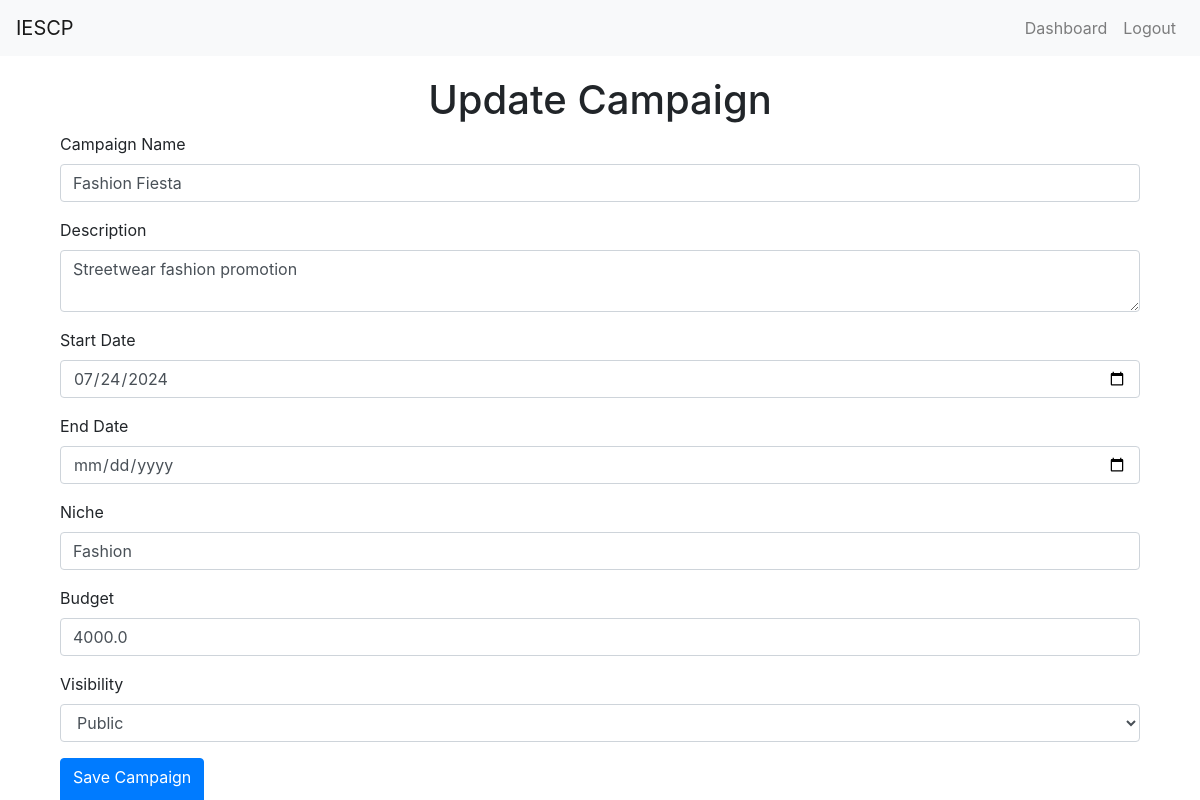
Page /campaign/4/update (signed in) on the earlier database version.
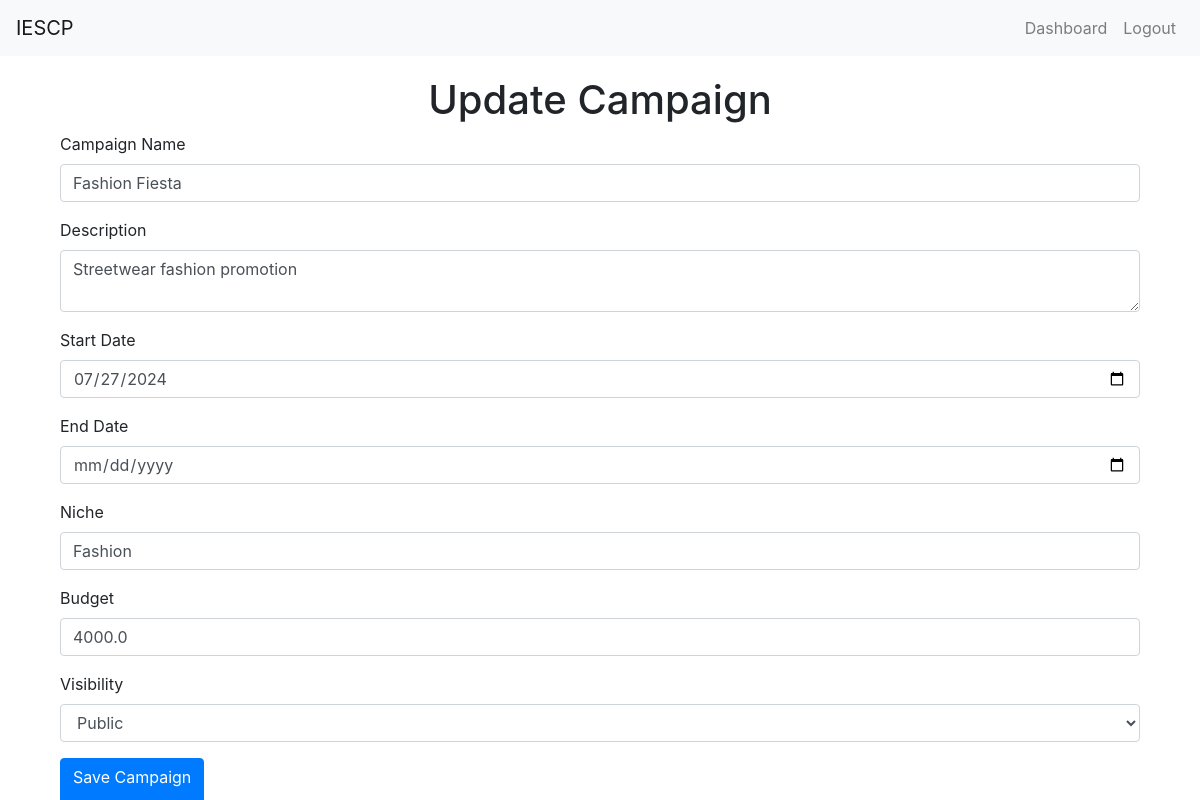
Same page on the later database version.
### app.py (models this page shows, shortened)
class Campaign(db.Model):
    id = db.Column(db.Integer, primary_key=True)
    name = db.Column(db.String(100), nullable=False)
    description = db.Column(db.String(200))
    start_date = db.Column(db.DateTime, default=db.func.current_timestamp())
    end_date = db.Column(db.DateTime)
    niche = db.Column(db.String(100))
    budget = db.Column(db.Float, nullable=False)
    owner_id = db.Column(db.Integer, db.ForeignKey('user.id'), nullable=False)
    visibility = db.Column(db.String(10))  # 'public' or 'private'
    flagged = db.Column(db.Boolean, default=False)
    ad_requests = db.relationship('AdRequest', backref='campaign', lazy=True)

### app.py (the view)
@app.route('/campaign/<int:campaign_id>/update', methods=['GET', 'POST'])
@login_required
def update_campaign(campaign_id):
    campaign = Campaign.query.get_or_404(campaign_id)
    if campaign.owner != current_user:
        flash('Access unauthorized!', 'danger')
        return redirect(url_for('index'))
    form = CampaignForm()
    if form.validate_on_submit():
        campaign.name = form.name.data
        campaign.description = form.description.data
        campaign.start_date = form.start_date.data
        campaign.end_date = form.end_date.data
        campaign.budget = form.budget.data
        campaign.niche = form.niche.data
        campaign.visibility = form.visibility.data
        db.session.commit()
        flash('Campaign updated successfully!', 'success')
        return redirect(url_for('sponsor_dashboard'))
    elif request.method == 'GET':
        form.name.data = campaign.name
        form.description.data = campaign.description
        form.start_date.data = campaign.start_date
        form.end_date.data = campaign.end_date
        form.budget.data = campaign.budget
        form.niche.data = campaign.niche
        form.visibility.data = campaign.visibility
    return render_template('create_campaign.html', form=form, legend='Update Campaign')

### app.py
class CampaignForm(FlaskForm):
    name = StringField('Campaign Name', validators=[DataRequired()])
    description = TextAreaField('Description', validators=[DataRequired()])
    start_date = DateField('Start Date', format='%Y-%m-%d', validators=[DataRequired()])
    end_date = DateField('End Date', format='%Y-%m-%d', validators=[DataRequired()])
    niche = StringField('Niche', validators=[DataRequired()])
    budget = FloatField('Budget', validators=[DataRequired()])  # Change from DecimalField to FloatField
    visibility = SelectField('Visibility', choices=[('public', 'Public'), ('private', 'Private')], validators=[DataRequired()])
    submit = SubmitField('Save Campaign')

### app.py (called while the page is built)
@login_manager.user_loader
def load_user(user_id):
    return User.query.get(int(user_id))

### templates/create_campaign.html (shortened to what this page needs)
{% extends "layout.html" %}
{% block content %}
<div class="container">
    <h1 class="text-center">{{ legend }}</h1>
    <form method="POST">
        <div class="form-group">
            {{ form.name.label(class="form-label") }}
            {{ form.name(class="form-control") }}
        </div>
        <div class="form-group">
            {{ form.description.label(class="form-label") }}
            {{ form.description(class="form-control") }}
        </div>
        <div class="form-group">
            {{ form.start_date.label(class="form-label") }}
            {{ form.start_date(class="form-control") }}
        </div>
        <div class="form-group">
            {{ form.end_date.label(class="form-label") }}
            {{ form.end_date(class="form-control") }}
        </div>
        <div class="form-group">
            {{ form.niche.label(class="form-label") }}
            {{ form.niche(class="form-control") }}
        </div>
        <div class="form-group">
            {{ form.budget.label(class="form-label") }}
            {{ form.budget(class="form-control") }}
        </div>
        <div class="form-group">
            {{ form.visibility.label(class="form-label") }}
            {{ form.visibility(class="form-control") }}
        </div>
        <button type="submit" class="btn btn-primary">{{ form.submit.label }}</button>
    </form>
</div>
{% endblock %}

Differences in the rows shown:
changed Campaign "Fashion Fiesta": start_date "07/24/2024" → "07/27/2024"
